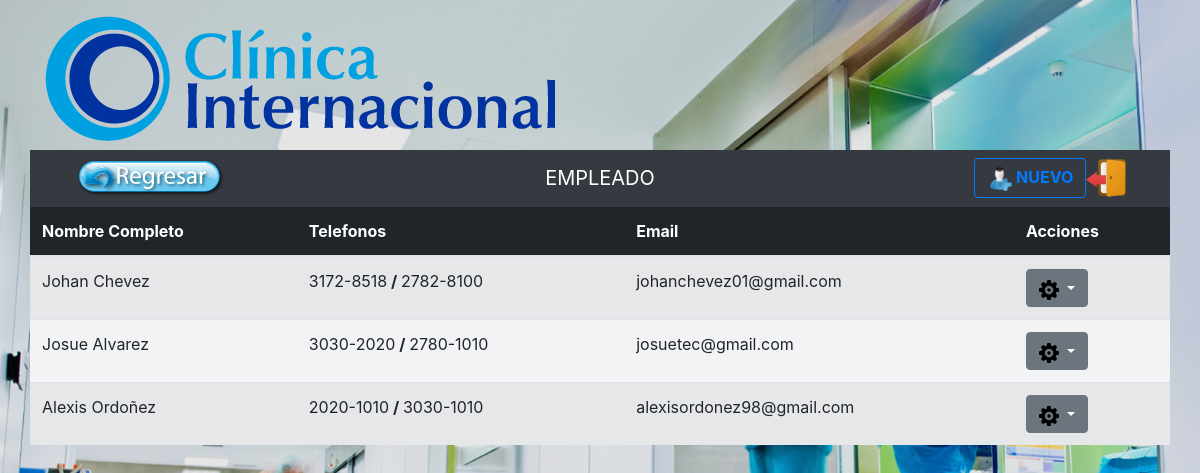
/clinica/empleado/ (signed in), run on the app's committed database.
### clinica/models.py (models this page shows, shortened)
@python_2_unicode_compatible
class Empleado(models.Model):
	nombre=models.CharField(max_length=50)
	apellido=models.CharField(max_length=50)
	direccion=models.TextField()
	celular=models.CharField(max_length=9)
	telcasa=models.CharField(max_length=9)
	correo=models.EmailField()
	fechanacimiento=models.DateField()
	fechacontratacion=models.DateTimeField()
	titulo=models.CharField(max_length=75)
	sexo=models.ForeignKey(Sexo)
	estadocivil=models.ForeignKey(EstadoCivil)
	cargo=models.ForeignKey(Cargo)
	local=models.ForeignKey(Local)
	user= models.OneToOneField(User, null=True)
	estado=models.BooleanField()

### clinica/views.py (the view)
# urls.py: url(r'^empleado/(?P<id>\d+)/$', views.editarempleado, name='editarempleado'),
@login_required()
def empleado(request):
	empleado=Empleado.objects.exclude(cargo=Cargo.objects.get(pk=1))
	form=EmpleadoForm()
	for field in form.fields:
		form.fields[field].widget.attrs={
			'class': 'form-control',
		}
	locales_ocupados = []
	for e in empleado:
		locales_ocupados.append(int(e.local.id))
	form.fields['local'].queryset = Local.objects.exclude(id__in = locales_ocupados)
	return render(request,'empleado.html',{'empleado':empleado,'form':form})

### clinica/models.py (called while the page is built)
	def __str__(self):
		return self.cargo

	def __str__(self):
		return self.sexo

	def __str__(self):
		return self.estadocivil

	def __str__(self):
		return self.nombre

### clinica/templates/empleado.html (shortened to what this page needs)
{% extends "base_in.html" %}
{% load static %}
{% block fondo %}
	{% static 'media/flocal.jpg' %}
{% endblock %}
{% block body %}
	<div class="row ">
		<div class="col-md-12" style="width:1130px;height:150px; margin:0 auto;border-radius:3px;position:static">
			<img src="{% static '/media/logo.png' %}" alt="img" style="margin: auto;psoition:absolute ">
			<br>
		</div>
		<nav class="navbar navbar-dark bg-dark col-md-12">
			<nav class="col-md-12" >
  				<form class="form-inline">
  					<div class="col-md-2">
  						<a href="{% url 'clinica:admin' %}" type="buttonCerrarSesion"style="position:static; display:inline-block; "><img src="{% static '/media/regresar.png' %}" alt="img" style="margin: auto;width:100%; align:right" ></a>
  					</div>
  					<div class="col-md-8" >
	    				<label style="color:white; font-size:20px">EMPLEADO</label>
  					</div>
  					<div class="col-md-2" >
	    				<button type="button" class="btn btn-outline-primary" data-toggle="modal" data-target="#exampleModal" >
	    					<img src="{% static '/media/nuevo.png' %}" alt="img" style="margin: auto;width:25px; align:right" ><strong>  NUEVO</strong>
	    				</button>
	   					<a href="{% url 'security:log_out' %}" type="buttonCerrarSesion"style="position:absolute; float:right; display:inline-block"><img src="{% static '/media/cerrarsesion.png' %}" alt="img" style="margin: auto;width:40px; align:right" ></a>
  					</div>
  				</form>
			</nav>
		</nav>
			<table class="table table-striped ">
				<thead class="table-dark">
					<tr>
						<th>Nombre Completo</th>
						<th>Telefonos</th>
						<th>Email</th>
						<th>Acciones</th>
					</tr>
				</thead>
				<tbody id="filas_empleados" style="background:#F2F3F5;">
					{% for p in empleado %}
						<tr>
							<td>{{p.nombre}} {{p.apellido}}</td>
							<td>{{p.celular}}<strong> / </strong>{{p.telcasa}}</td>
							<td>{{p.correo}}</td>
							<td>
								<div class="btn-group" role="group" style="color:orange">
		    						<button id="btnGroupDrop1" type="button" class="btn btn-secondary dropdown-toggle" data-toggle="dropdown" aria-haspopup="true" aria-expanded="false" >
										<img src="{% static '/media/accion.png' %}" alt="img" style="margin: auto;width:20px; align:right" >
		    						</button>
							  	</div>
							</td>
						</tr>
					{% endfor %}
				</tbody>
			</table>
	</div>
{% endblock %}

### global_templates/base.html (style rules this page uses)
body { background-size: cover; }

### data on the page
Empleado: nombre "Johan", apellido "Chevez", celular "3172-8518", telcasa "2782-8100", correo "johanchevez01@gmail.com"
Empleado: nombre "Josue", apellido "Alvarez", celular "3030-2020", telcasa "2780-1010", correo "josuetec@gmail.com"
Empleado: nombre "Alexis", apellido "Ordoñez", celular "2020-1010", telcasa "3030-1010", correo "alexisordonez98@gmail.com"
